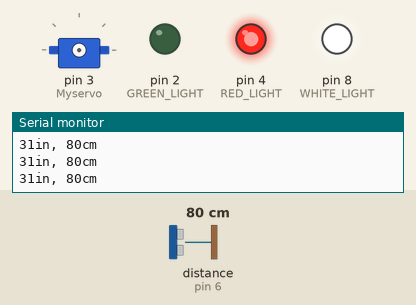
Recording of a sketch running on a simulated Arduino Uno, built with avr-gcc and run on an emulated ATmega328P. Shown: servo, output pins drawn as LEDs (lit = HIGH), the last lines printed to the serial monitor. Wiring (inferred from the names in the program): ultrasonic range finder: trigger pin 7; echo pin 6. Inputs (shaded band) come from the test bench; at power-on: distance to the obstacle (sensor on pin 6) 80 cm. The echo pulse lasts 58.3 µs per cm; pins used as bus, display or sensor lines are not drawn.

Above: at 1.2 s.
1.3 s: distance to the obstacle (sensor on pin 6) set to 28 cm
2.8 s: distance to the obstacle (sensor on pin 6) set to 22 cm
At 3.2 s:
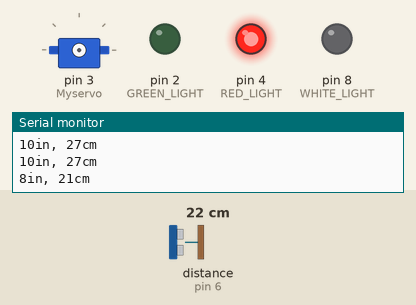
4.4 s: distance to the obstacle (sensor on pin 6) set to 18 cm
At 5.5 s:
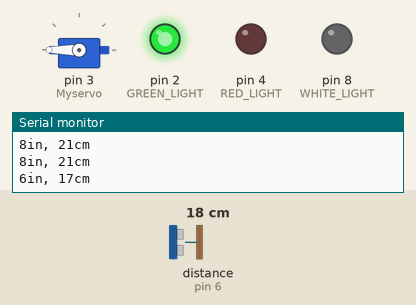
At 7.37 s:
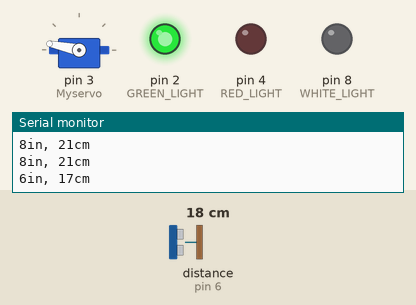
Timing chart, 0 to 22.4 s (numbered marks = the images above; inputs shaded):
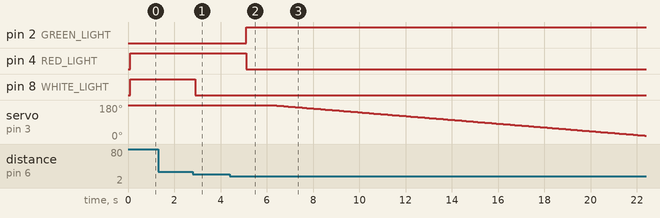

Measured:
- the behaviour switches between 26 and 25 cm on distance to the obstacle (sensor on pin 6) (found by bisection; images 0 and 1)
- the behaviour switches between 21 and 20 cm on distance to the obstacle (sensor on pin 6) (found by bisection; images 1 and 2)
- after the input at 2.8 s, pin 8 (WHITE_LIGHT): HIGH → LOW after 0.11 s
- after the input at 4.4 s, pin 2 (GREEN_LIGHT): LOW → HIGH after 0.71 s; pin 4 (RED_LIGHT): HIGH → LOW after 0.71 s; servo on pin 3 (Myservo): moves from 180° to 18° over 16.1 s, starting after 1.8 s

The sketch:

DOOR_SYSTEM.ino
```cpp
#include<Servo.h>
Servo Myservo;
int pos;
const int pingPin = 7; // Trigger Pin of Ultrasonic Sensor
const int echoPin = 6; // Echo Pin of Ultrasonic Sensor

void setup() {
   Serial.begin(9600); // Starting Serial Terminal
   pinMode(2,OUTPUT);//GREEN LIGHT
   pinMode(4,OUTPUT);//RED LIGHT
  pinMode(8,OUTPUT);//WHITE LIGHT
}

void loop() {
   long duration, inches, cm;
   pinMode(pingPin, OUTPUT);
   digitalWrite(pingPin, LOW);
   delayMicroseconds(2);
   digitalWrite(pingPin, HIGH);
   delayMicroseconds(10);
   digitalWrite(pingPin, LOW);
   pinMode(echoPin, INPUT);
   duration = pulseIn(echoPin, HIGH);
   inches = microsecondsToInches(duration);
   cm = microsecondsToCentimeters(duration);
   Serial.print(inches);
   Serial.print("in, ");
   Serial.print(cm);
   Serial.print("cm");
   Serial.println();
   delay(100);

   if(cm < 20){
      digitalWrite(2,HIGH);
      digitalWrite(8,LOW);
      digitalWrite(4,LOW);
      Myservo.attach(3);
        for(pos=0;pos<=180;pos++)
        {
          Myservo.write(pos);
        }
    delay(1000);
      for(pos=180;pos>=0;pos--){
        Myservo.write(pos);
        delay(100);
  if(pos == 0){
    Myservo.detach();
  }
}

  }else if(cm >= 25 && cm <= 100){
         digitalWrite(8,HIGH);
          digitalWrite(2,LOW);
          digitalWrite(4,HIGH);
  }
    else{
      digitalWrite(4,HIGH);
      digitalWrite(2,LOW);
      digitalWrite(8,LOW);
    pos=0;
    Myservo.detach();
    delay(1000);
  }
}// closes loop
long microsecondsToInches(long microseconds) {
   return microseconds / 74 / 2;
}

long microsecondsToCentimeters(long microseconds) {
   return microseconds / 29 / 2;
}
```
